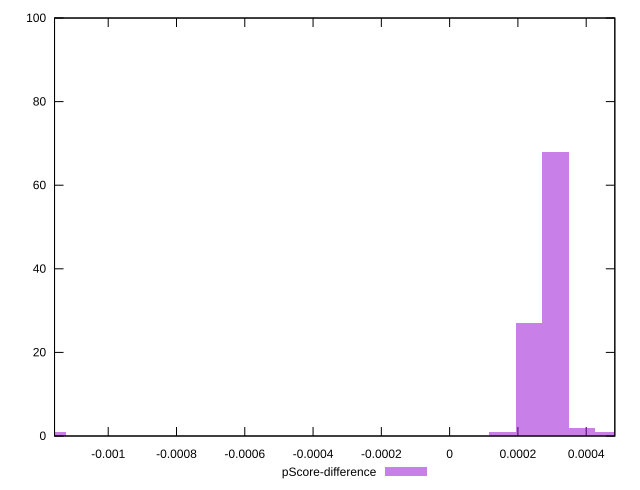

Write gnuplot code to recreate this figure.
reset

$pScoreDifference <<EOF
0.00046437882161570916 1
-0.001160947054039273 1
0.00015479294053856972 1
0.00023218941080785458 27
0.00030958588107713944 68
0.0003869823513464243 2
EOF

set key outside below
set boxwidth 0.00007739647026928486
set xrange [-0.0011572211258457001:0.00048387099196384176]
set yrange [0:100]
set trange [0:100]
set style fill transparent solid 0.5 noborder
set terminal svg size 640, 490 enhanced background rgb 'white'
set output "report_00017_2021-02-10T15-08-03.406Z/largest-contentful-paint/samples/pages+cached/pScore-difference/histogram.svg"

plot $pScoreDifference title "pScore-difference" with boxes

reset
